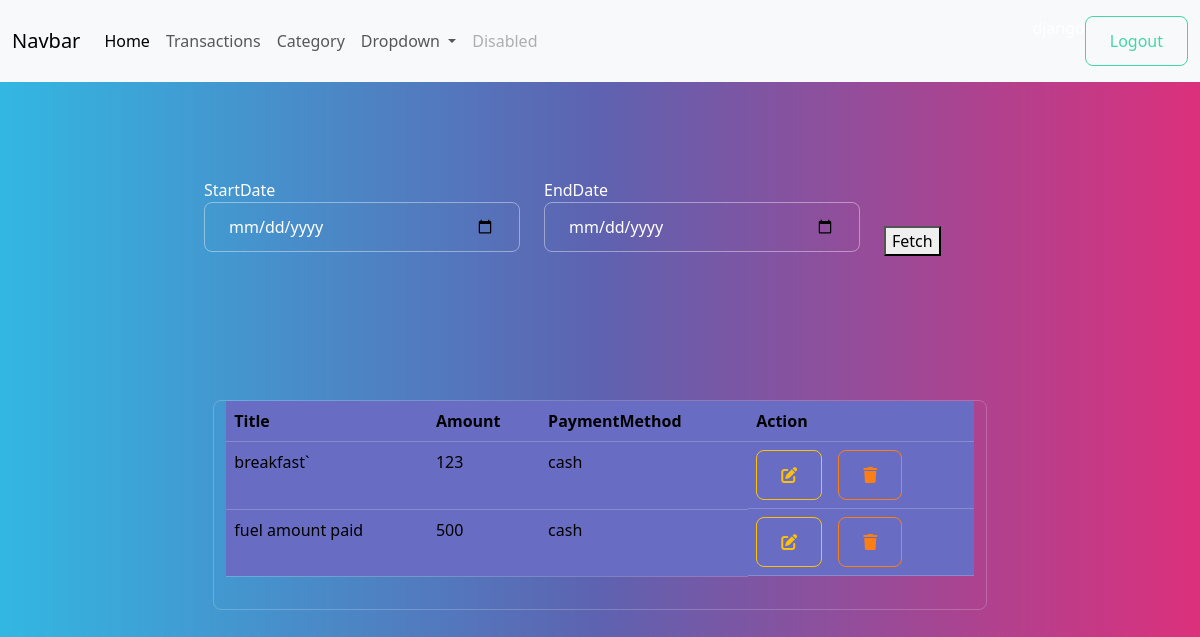
The page /transactions/summary/ (signed in) on the database as committed earlier.
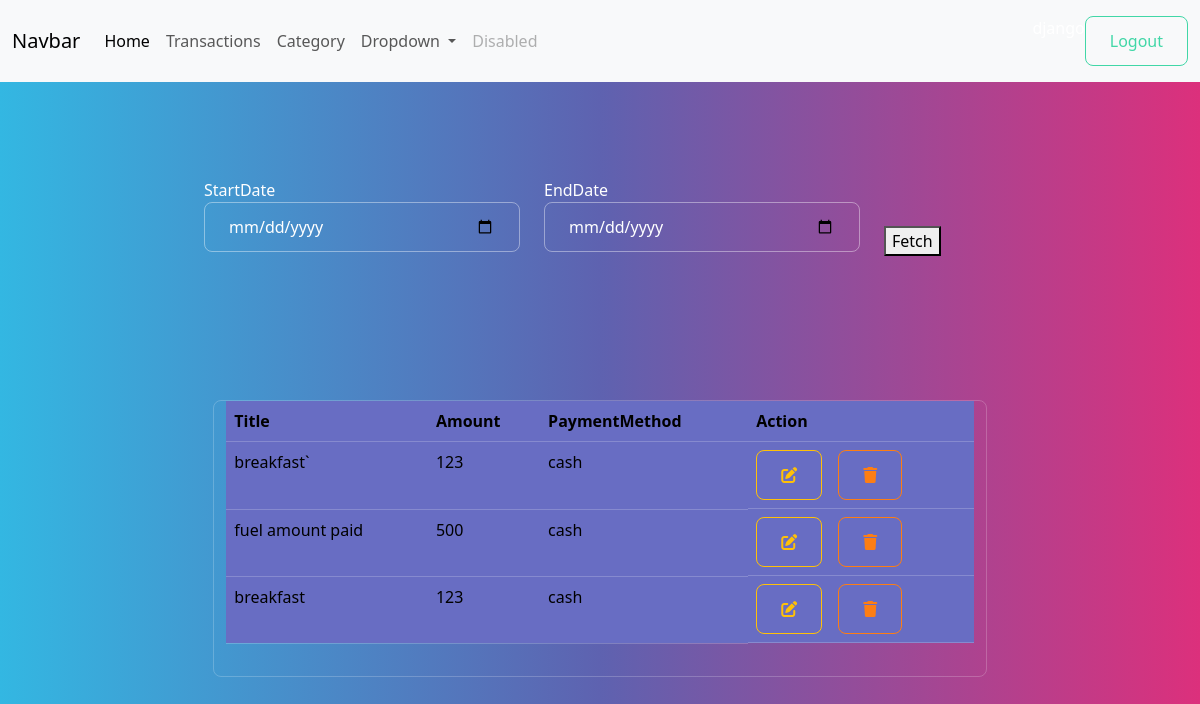
The same page on the database as committed later.
### myapp/models.py (models this page shows, shortened)
class Transactions(models.Model):
    title=models.CharField(max_length=200)
    amount=models.PositiveIntegerField()
    category_object=models.ForeignKey(Category,on_delete=models.CASCADE)
    payment_options=(
        ("cash","cash"),
        ("upi","upi"),
        ("card","card")
    )
    payment_method=models.CharField(max_length=200,choices=payment_options,default="cash")
    created_date=models.DateTimeField(auto_now_add=True)
    owner=models.ForeignKey(User,on_delete=models.CASCADE)

### myapp/views.py (the view)
# urls.py: path("transactions/summary/",views.TransactionSummaryView.as_view(),name="transaction-summary"),
@method_decorator(signin_required,name="dispatch")
class TransactionSummaryView(View):
    def get(self,request,*args,**kwargs):
        form_instance=TransactionFilterForm()
        cur_month=timezone.now().month
        cur_year=timezone.now().year
        if "start_date" in request.GET and "end_date" in request.GET:
            st_date=request.GET.get("start_date")
            end_date=request.GET.get("end_date")
            qs=Transactions.objects.filter(
                                                created_date__range=(st_date,end_date)
                                            )
        else:
            qs=Transactions.objects.filter(
                                            created_date__month=cur_month,
                                            created_date__year=cur_year
                                            )
        return render(request,"transaction_summary.html",{"transactions":qs,"form":form_instance})

### myapp/forms.py
class TransactionFilterForm(forms.Form):
    start_date=forms.DateField(widget=forms.DateInput(attrs={"type":"date","class":"form-control"}))
    end_date=forms.DateField(widget=forms.DateInput(attrs={"class":"form-control","type":"date"}))

### myapp/templates/transaction_summary.html
{%extends 'base.html'%}
{%block main_block%}
<div class="conatiner">
    <div class="row">
        <div class="col-2"></div>
        <div class="col-8">
            <form action="">
                <div class="row my-5">
                    <div class="col-5">
                        <label for="">StartDate</label>
                        {{form.start_date}}
                    </div>
                    <div class="col-5">
                        <label for="">EndDate</label>
                        {{form.end_date}}
                    </div>
                    <div class="col-2">  <button type="submit" class="mt-4">Fetch</button></div>
                </div>
            </form>
        </div>
        <div class="col-2"></div>
    </div>
    <div class="row mt-2 p-3">
        <div class="col-2"></div>
        <div class="col-8 border rounded">
            <table class="table ">
                <tr>
                    <th>Title</th>
                    <th>Amount</th>
                    <th>PaymentMethod</th>
                    <th>Action</th>
                </tr>
                {%for t in transactions%}
                    <tr>
                        <td>{{t.title}}</td>
                        <td>{{t.amount}}</td>
                        <td>{{t.payment_method}}</td>
                        <td class="d-flex gap-2">
                            <a href="{%url 'transaction-change' t.id%}" class="btn btn-outline-warning"><i class="fa-solid fa-pen-to-square"></i></a>
                            <a href="{%url 'transaction-delete' t.id%}" class="btn btn-outline-danger"><i class="fa-solid fa-trash"></i></a>
                        </td>
                    </tr>
                {%endfor%}
            </table>
        </div>
        <div class="col-2"></div>
    </div>
</div>
{%endblock%}

Rows that differ between the two databases and show on the page:
added Transactions: title "breakfast", amount "123", payment_method "cash"
